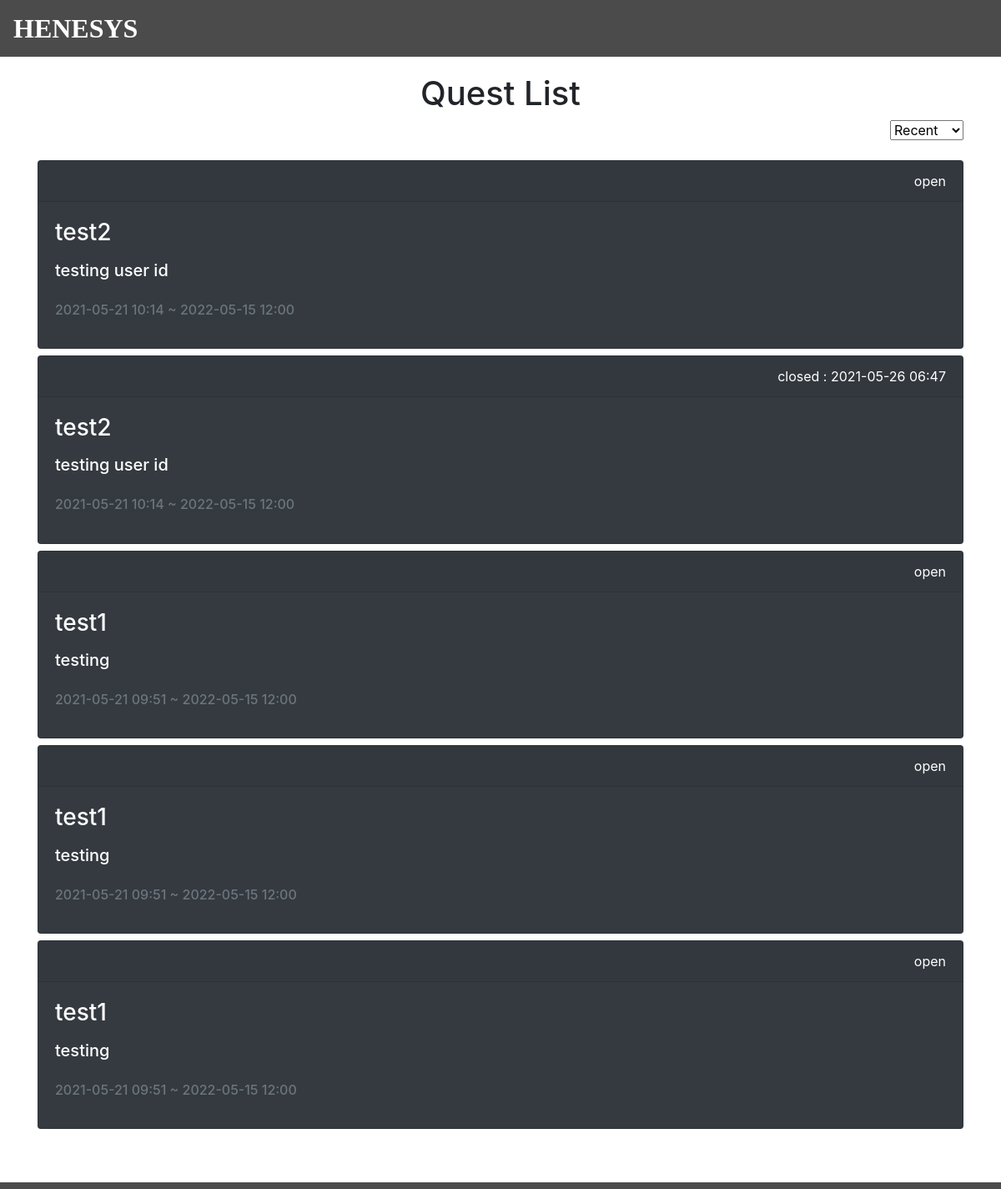
Page /quest/display_questlist/ on the committed database.
### quest/models.py (models this page shows, shortened)
class Quest(models.Model):
    questname = models.CharField(max_length=50)
    contents = models.TextField()
    stars = models.PositiveBigIntegerField()
    mana = models.PositiveBigIntegerField()
    status = models.CharField(max_length=50)
    pub_date = models.DateTimeField()
    closed_date = models.DateTimeField(null=True, blank=True)
    due_date = models.DateTimeField(null=True, blank=True)
    publish_target = models.CharField(max_length=50)
    tag = TaggableManager()

### quest/views.py (the view)
# urls.py: path('display_questlist/', views.display_questlist, name='display_questlist'),
def display_questlist(request):
   questlist = Quest.objects.all()
   sort = request.GET.get('sort', '')
   if sort == 'open':
        questlist = Quest.objects.filter(status='open').order_by('-pub_date')
   elif sort == 'closed':
        questlist = Quest.objects.filter(status='closed').order_by('-pub_date')
   elif sort == 'review':
        questlist = Quest.objects.filter(status='review').order_by('-pub_date')
   elif sort == 'rejected':
        questlist = Quest.objects.filter(status='rejected').order_by('-pub_date')
   else:
        questlist = Quest.objects.order_by('-pub_date')
   return render(request,'display_questlist.html', {'questlist':questlist, 'sort':sort})

### quest/templates/display_questlist.html (shortened to what this page needs)
{% extends 'base.html' %}
{% block content %}
<div class="container my-3">
    <h1 class="text-center">Quest List</h1>
    <div class="text-right">
        <select onchange="sorting(this);">
            <option value="recent" {% if sort == 'recent' %}selected{% endif %}>Recent</option>
        </select>
    </div>
    <table>
        <br>
        {% for quest in questlist %}
        <a href="{{quest.pk}}" class="text-decoration-none">
            <div class="card text-white bg-dark mb-2">
                <div class="card-header text-right">
                    {% if quest.status == 'closed' %}
                    {{quest.status}} : {{quest.closed_date|date:"Y-m-d H:i"}}<br>
                    {% else %}
                    {{quest.status}}
                    {% endif %}
                </div>
                <div class="card-body">
                    <h3 class="card-title">{{quest.questname}}</h3>
                    <p class="card-text">
                        <h5>{{quest.contents}}</h5>
                        <br>
                        <h6 class="card-subtitle mb-2 text-muted">{{quest.pub_date|date:"Y-m-d H:i"}} ~ {{quest.due_date|date:"Y-m-d H:i"}}</h6>
                    </p>
                </div>
            </div>
        </a>
        {% endfor %}
        <br>
        <br>
    </table>
</div>
<nav class="navbar fixed-bottom navbar-expand-lg py-1">
</nav>
{% endblock %}

### templates/base.html (style rules this page uses)
body { background-image: url('https://i.redd.it/y68mq3s193431.jpg'); background-repeat: no-repeat; background-attachment: fixed; background-size: 100% 100%; }
body { -ms-overflow-style: none; scrollbar-width: none; overflow-y: scroll; }

### templates/navbar.html (style rules this page uses)
.navbar { background-color: rgb(75, 75, 75); padding-top: 10px !important; padding-bottom: 10px !important; }

### rows in the picture
Quest: status "open", questname "test2", contents "testing user id", pub_date "2021-05-21 10:14", due_date "2022-05-15 12:00"
Quest: status "closed", closed_date "2021-05-26 06:47", questname "test2", contents "testing user id", pub_date "2021-05-21 10:14", due_date "2022-05-15 12:00"
Quest: status "open", questname "test1", contents "testing", pub_date "2021-05-21 09:51", due_date "2022-05-15 12:00"
Quest: status "open", questname "test1", contents "testing", pub_date "2021-05-21 09:51", due_date "2022-05-15 12:00"
Quest: status "open", questname "test1", contents "testing", pub_date "2021-05-21 09:51", due_date "2022-05-15 12:00"
